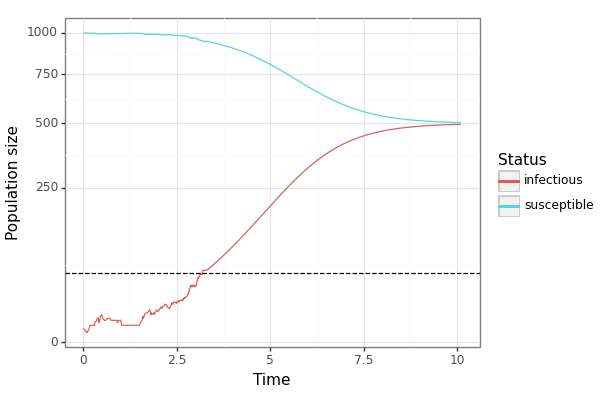

This figure's Python source:
import random
import pandas as pd
from plotnine import *

import jsf

random.seed(7)

x0 = [1000 - 2, 2]
rates = lambda x, _: [2e-3 * x[0] * x[1], 1.0 * x[1]]
reactant_matrix = [[1, 1], [0, 1]]
product_matrix = [[0, 2], [1, 0]]

t_max = 10.0


stoich = {
    "nu": [
        [a - b for a, b in zip(r1, r2)]
        for r1, r2 in zip(product_matrix, reactant_matrix)
    ],
    "DoDisc": [1, 1],
    "nuReactant": reactant_matrix,
    "nuProduct": product_matrix,
}
my_opts = {"EnforceDo": [0, 0], "dt": 0.1, "SwitchingThreshold": [50, 50]}


sim = jsf.JumpSwitchFlowSimulator(x0, rates, stoich, t_max, my_opts)

sim_df = pd.DataFrame(
    {"time": sim[1], "susceptible": sim[0][0], "infectious": sim[0][1]}
).melt(id_vars=["time"], value_vars=["susceptible", "infectious"])

sim_p9 = (
    ggplot()
    + geom_line(data=sim_df, mapping=aes(x="time", y="value", colour="variable"))
    + geom_hline(yintercept=my_opts["SwitchingThreshold"][1], linetype="dashed")
    + scale_y_sqrt(name="Population size")
    + labs(x="Time", colour="Status")
    + theme(legend_position="top")
    + theme_bw()
)

sim_p9.save("sis_example.png", height=4, width=6)
